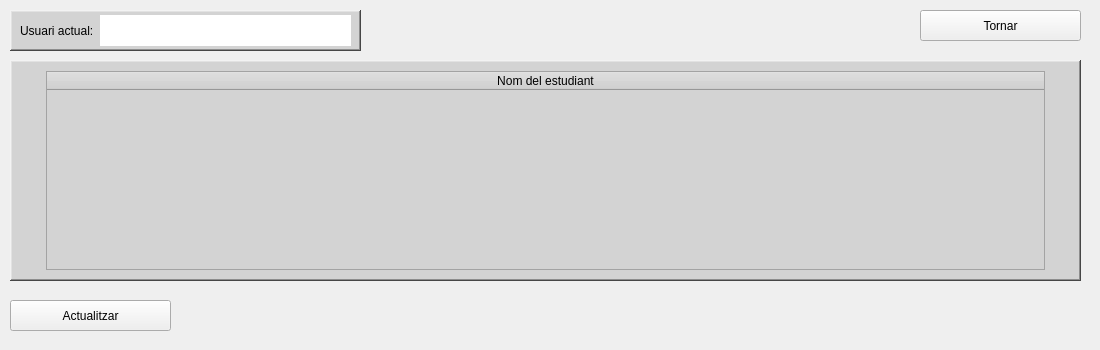
<?xml version="1.0" encoding="UTF-8"?>
<ui version="4.0">
 <class>Form</class>
 <widget class="QWidget" name="Form">
  <property name="geometry">
   <rect>
    <x>0</x>
    <y>0</y>
    <width>1100</width>
    <height>350</height>
   </rect>
  </property>
  <property name="minimumSize">
   <size>
    <width>1100</width>
    <height>350</height>
   </size>
  </property>
  <property name="maximumSize">
   <size>
    <width>1100</width>
    <height>350</height>
   </size>
  </property>
  <property name="windowTitle">
   <string>Form</string>
  </property>
  <widget class="QFrame" name="userFrame">
   <property name="geometry">
    <rect>
     <x>10</x>
     <y>10</y>
     <width>351</width>
     <height>41</height>
    </rect>
   </property>
   <property name="styleSheet">
    <string notr="true">background-color: rgb(211, 211, 211);</string>
   </property>
   <property name="frameShape">
    <enum>QFrame::WinPanel</enum>
   </property>
   <property name="frameShadow">
    <enum>QFrame::Raised</enum>
   </property>
   <property name="lineWidth">
    <number>2</number>
   </property>
   <property name="midLineWidth">
    <number>0</number>
   </property>
   <widget class="QLabel" name="textUserLabel">
    <property name="geometry">
     <rect>
      <x>10</x>
      <y>10</y>
      <width>81</width>
      <height>21</height>
     </rect>
    </property>
    <property name="text">
     <string>Usuari actual:</string>
    </property>
   </widget>
   <widget class="QLabel" name="userLabel">
    <property name="geometry">
     <rect>
      <x>90</x>
      <y>5</y>
      <width>251</width>
      <height>31</height>
     </rect>
    </property>
    <property name="styleSheet">
     <string notr="true">background-color: rgb(255, 255, 255);
color: rgb(255, 0, 0);</string>
    </property>
    <property name="text">
     <string/>
    </property>
   </widget>
  </widget>
  <widget class="QFrame" name="frame">
   <property name="geometry">
    <rect>
     <x>10</x>
     <y>60</y>
     <width>1071</width>
     <height>221</height>
    </rect>
   </property>
   <property name="styleSheet">
    <string notr="true">background-color: rgb(211, 211, 211);</string>
   </property>
   <property name="frameShape">
    <enum>QFrame::WinPanel</enum>
   </property>
   <property name="frameShadow">
    <enum>QFrame::Raised</enum>
   </property>
   <property name="lineWidth">
    <number>2</number>
   </property>
   <property name="midLineWidth">
    <number>0</number>
   </property>
   <layout class="QGridLayout" name="gridLayout">
    <item row="0" column="0">
     <widget class="QTableWidget" name="notesTable">
      <property name="minimumSize">
       <size>
        <width>0</width>
        <height>0</height>
       </size>
      </property>
      <property name="maximumSize">
       <size>
        <width>999</width>
        <height>999</height>
       </size>
      </property>
      <property name="frameShape">
       <enum>QFrame::StyledPanel</enum>
      </property>
      <property name="frameShadow">
       <enum>QFrame::Sunken</enum>
      </property>
      <property name="autoScrollMargin">
       <number>10</number>
      </property>
      <property name="verticalScrollMode">
       <enum>QAbstractItemView::ScrollPerPixel</enum>
      </property>
      <property name="horizontalScrollMode">
       <enum>QAbstractItemView::ScrollPerPixel</enum>
      </property>
      <property name="sortingEnabled">
       <bool>true</bool>
      </property>
      <property name="columnCount">
       <number>1</number>
      </property>
      <attribute name="horizontalHeaderCascadingSectionResizes">
       <bool>false</bool>
      </attribute>
      <attribute name="horizontalHeaderMinimumSectionSize">
       <number>50</number>
      </attribute>
      <attribute name="horizontalHeaderDefaultSectionSize">
       <number>100</number>
      </attribute>
      <attribute name="horizontalHeaderHighlightSections">
       <bool>false</bool>
      </attribute>
      <attribute name="horizontalHeaderShowSortIndicator" stdset="0">
       <bool>true</bool>
      </attribute>
      <attribute name="horizontalHeaderStretchLastSection">
       <bool>true</bool>
      </attribute>
      <attribute name="verticalHeaderVisible">
       <bool>true</bool>
      </attribute>
      <attribute name="verticalHeaderCascadingSectionResizes">
       <bool>false</bool>
      </attribute>
      <attribute name="verticalHeaderShowSortIndicator" stdset="0">
       <bool>false</bool>
      </attribute>
      <column>
       <property name="text">
        <string>Nom del estudiant</string>
       </property>
      </column>
     </widget>
    </item>
   </layout>
  </widget>
  <widget class="QPushButton" name="backButton">
   <property name="geometry">
    <rect>
     <x>920</x>
     <y>10</y>
     <width>161</width>
     <height>31</height>
    </rect>
   </property>
   <property name="text">
    <string>Tornar</string>
   </property>
  </widget>
  <widget class="QPushButton" name="updateButton">
   <property name="geometry">
    <rect>
     <x>10</x>
     <y>300</y>
     <width>161</width>
     <height>31</height>
    </rect>
   </property>
   <property name="text">
    <string>Actualitzar</string>
   </property>
  </widget>
 </widget>
 <resources/>
 <connections/>
</ui>
